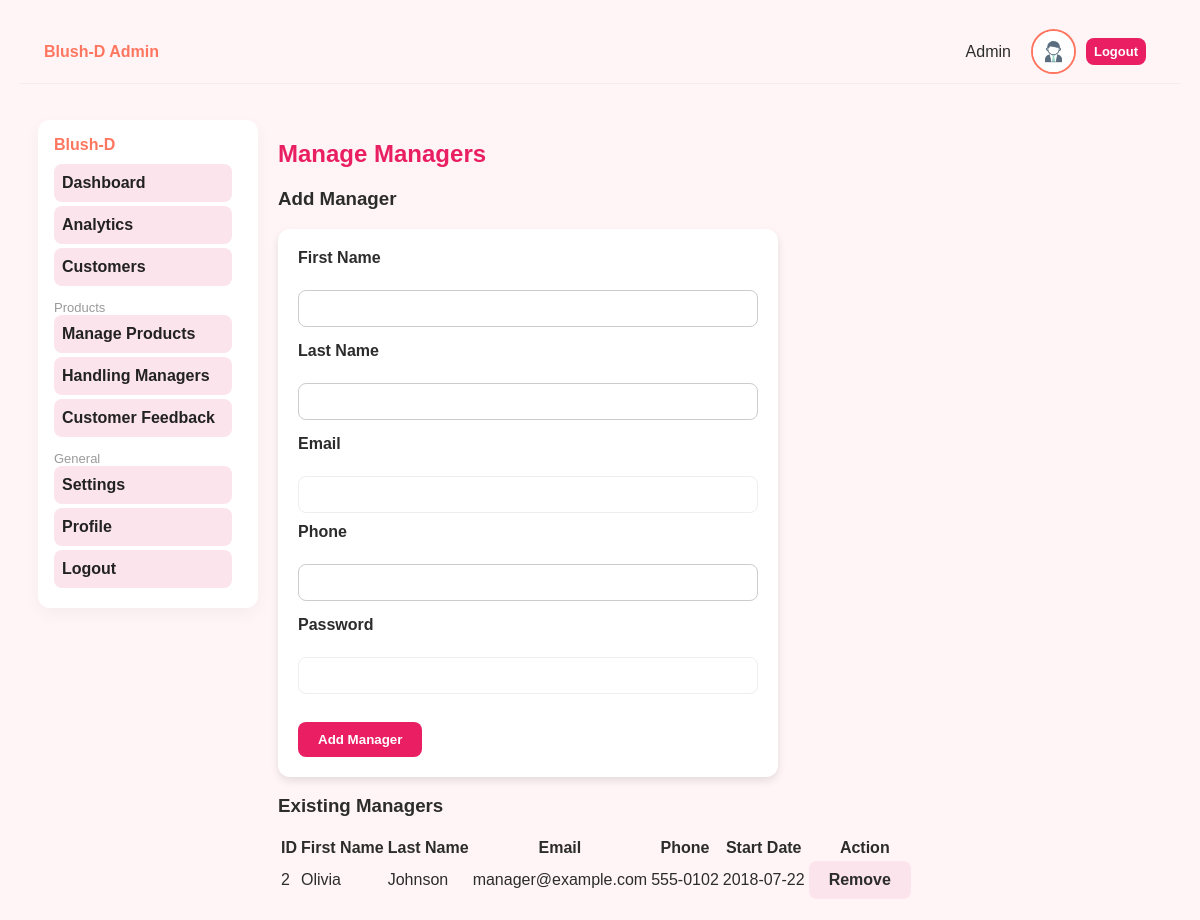
/pages/admin/pages/handling_managers.php (signed in), run on the app's committed database.
### tables this page shows
CREATE TABLE `user` (
  `user_id` int NOT NULL AUTO_INCREMENT,
  `first_name` varchar(100) NOT NULL,
  `last_name` varchar(100) NOT NULL,
  `email` varchar(255) NOT NULL,
  `password` varchar(255)  NOT NULL,
  `address` varchar(255) DEFAULT NULL,
  `phone_number` varchar(20) DEFAULT NULL,
  `role` varchar(50) DEFAULT 'CUSTOMER',
  `department` varchar(100) DEFAULT NULL,
  `birth_day` date DEFAULT NULL,
  `start_day` date DEFAULT NULL,
  PRIMARY KEY (`user_id`),
  UNIQUE KEY `email` (`email`)
);

### pages/admin/pages/handling_managers.php (the view, shortened to what this page needs)
<?php
require_once __DIR__ . '/../../../server/config/db.php';
$errors = [];
$managers = [];
$res = $conn->query("SELECT user_id, first_name, last_name, email, phone_number, start_day FROM user WHERE role = 'MANAGER' ORDER BY user_id DESC");
if ($res) {
  while ($row = $res->fetch_assoc()) {
    $managers[] = $row;
  }
} else {
  $errors[] = "Could not retrieve managers: " . $conn->error;
}
?>
<!DOCTYPE html>
<html lang="en">
<head>
  <link rel="stylesheet" href="../assets/css/style.css?v=<?php echo time(); ?>">
</head>
<body>
  <?php include __DIR__ . '/../includes/header.php'; ?>
  <div class="container">
    <?php include __DIR__ . '/../includes/sidebar.php'; ?>
    <main class="content">
      <h2>Manage Managers</h2>
      <section>
        <h3>Add Manager</h3>
        <form method="POST">
          <label>First Name</label><br>
          <input type="text" name="first_name" required><br>
          <label>Last Name</label><br>
          <input type="text" name="last_name" required><br>
          <label>Email</label><br>
          <input type="email" name="email" required><br>
          <label>Phone</label><br>
          <input type="text" name="phone"><br>
          <label>Password</label><br>
          <input type="password" name="password" required><br><br>
          <button type="submit">Add Manager</button>
        </form>
      </section>
      <section>
        <h3>Existing Managers</h3>
        <table>
          <thead>
            <tr>
              <th>ID</th>
              <th>First Name</th>
              <th>Last Name</th>
              <th>Email</th>
              <th>Phone</th>
              <th>Start Date</th>
              <th>Action</th>
            </tr>
          </thead>
          <tbody>
            <?php foreach ($managers as $m): ?>
              <tr>
                <td><?= (int)$m['user_id'] ?></td>
                <td><?= htmlspecialchars($m['first_name']) ?></td>
                <td><?= htmlspecialchars($m['last_name']) ?></td>
                <td><?= htmlspecialchars($m['email']) ?></td>
                <td><?= htmlspecialchars($m['phone_number']) ?></td>
                <td><?= htmlspecialchars($m['start_day']) ?></td>
                <td>
                  <a href="?delete=<?= (int)$m['user_id'] ?>" onclick="return confirm('Remove this manager?')">Remove</a>
                </td>
              </tr>
            <?php endforeach; ?>
          </tbody>
        </table>
      </section>
    </main>
  </div>
</body>
</html>

### pages/admin/assets/css/style.css (style rules this page uses)
:root { --bg:#f5f3f6; --panel:#ffffff; --muted:#9a9a9a; --blush:#ff7660; --blush-2:#ffb7ad; --accent:#f4c6c0; --text:#222; --success:#2db27e; --danger:#e04b4b; }
* { box-sizing:border-box }
html,body { height:100%; margin:0; font-family:Inter, Arial, sans-serif; background:var(--bg); color:var(--text); }
.container { display:flex; align-items:flex-start; gap:20px; padding:18px; max-width:1300px; margin:18px auto; }
.content { flex:1; min-height:600px; }
input, textarea, select { width:100%; padding:10px; border-radius:8px; border:1px solid #eee; margin-bottom:10px }
body { font-family: Arial, sans-serif; background-color: #FFF5F7; color: #2C2C2C; padding: 20px; }
h2 { color: #E91E63; margin-bottom: 20px; }
form { background-color: #FFFFFF; padding: 20px; border-radius: 12px; box-shadow: 0 4px 8px rgba(0,0,0,0.1); max-width: 500px; }
label { font-weight: bold; display: block; margin-bottom: 5px; }
input[type="text"], input[type="number"] { width: 100%; padding: 10px; margin-bottom: 15px; border: 1px solid #ccc; border-radius: 8px; box-sizing: border-box; }
button, a { display: inline-block; padding: 10px 20px; border-radius: 8px; text-decoration: none; margin-right: 10px; font-weight: bold; cursor: pointer; }
button { background-color: #E91E63; color: #fff; border: none; }
a { background-color: #FCE4EC; color: #2C2C2C; }

### data on the page
user: user_id "2", first_name "Olivia", last_name "Johnson", email "manager@example.com", phone_number "555-0102", start_day "2018-07-22"

### other printed values
$adminName "Admin"
